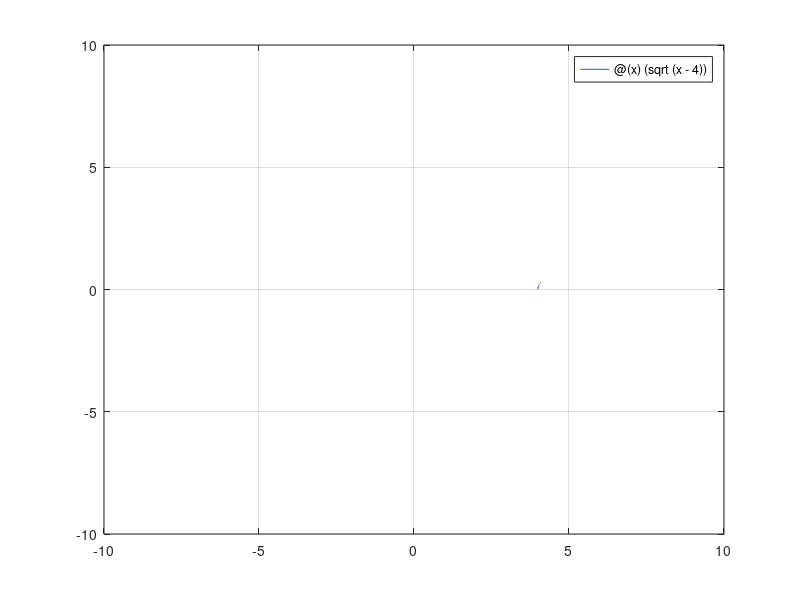

MATLAB code for this plot:
% Script Octave
% Title           :Script para graficar funciones
% Author          :Oscar Eduardo Mendoza Alcantara(XXOSOXX)
% Date            :20211028
% Version         :1
% Usage           :octave>> /path/
%                 :Requiere aplicación octave para utilizar su linea de comandos

% Limpiar variables
clear

% Determinar plano cartesiano
axis([ -10, 10, -10, 10]);

% funcion a plotear
fx = @(x) (sqrt( x - 4));

% Dibujar funcion

fplot(fx, axis);
grid on;

